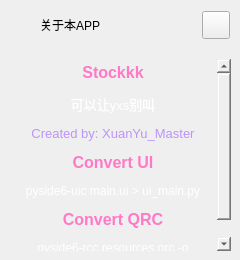
        <widget class="QFrame" name="extraLeftBox">
         <property name="minimumSize">
          <size>
           <width>0</width>
           <height>0</height>
          </size>
         </property>
         <property name="maximumSize">
          <size>
           <width>0</width>
           <height>16777215</height>
          </size>
         </property>
         <property name="frameShape">
          <enum>QFrame::NoFrame</enum>
         </property>
         <property name="frameShadow">
          <enum>QFrame::Raised</enum>
         </property>
         <layout class="QVBoxLayout" name="extraColumLayout">
          <property name="spacing">
           <number>0</number>
          </property>
          <property name="leftMargin">
           <number>0</number>
          </property>
          <property name="topMargin">
           <number>0</number>
          </property>
          <property name="rightMargin">
           <number>0</number>
          </property>
          <property name="bottomMargin">
           <number>0</number>
          </property>
          <item>
           <widget class="QFrame" name="extraTopBg">
            <property name="minimumSize">
             <size>
              <width>0</width>
              <height>50</height>
             </size>
            </property>
            <property name="maximumSize">
             <size>
              <width>16777215</width>
              <height>50</height>
             </size>
            </property>
            <property name="frameShape">
             <enum>QFrame::NoFrame</enum>
            </property>
            <property name="frameShadow">
             <enum>QFrame::Raised</enum>
            </property>
            <layout class="QVBoxLayout" name="verticalLayout_5">
             <property name="spacing">
              <number>0</number>
             </property>
             <property name="leftMargin">
              <number>0</number>
             </property>
             <property name="topMargin">
              <number>0</number>
             </property>
             <property name="rightMargin">
              <number>0</number>
             </property>
             <property name="bottomMargin">
              <number>0</number>
             </property>
             <item>
              <layout class="QGridLayout" name="extraTopLayout">
               <property name="leftMargin">
                <number>10</number>
               </property>
               <property name="rightMargin">
                <number>10</number>
               </property>
               <property name="horizontalSpacing">
                <number>10</number>
               </property>
               <property name="verticalSpacing">
                <number>0</number>
               </property>
               <item row="0" column="0">
                <widget class="QFrame" name="extraIcon">
                 <property name="minimumSize">
                  <size>
                   <width>20</width>
                   <height>0</height>
                  </size>
                 </property>
                 <property name="maximumSize">
                  <size>
                   <width>20</width>
                   <height>20</height>
                  </size>
                 </property>
                 <property name="frameShape">
                  <enum>QFrame::NoFrame</enum>
                 </property>
                 <property name="frameShadow">
                  <enum>QFrame::Raised</enum>
                 </property>
                </widget>
               </item>
               <item row="0" column="1">
                <widget class="QLabel" name="extraLabel">
                 <property name="minimumSize">
                  <size>
                   <width>150</width>
                   <height>0</height>
                  </size>
                 </property>
                 <property name="text">
                  <string>关于本APP</string>
                 </property>
                </widget>
               </item>
               <item row="0" column="2">
                <widget class="QPushButton" name="extraCloseColumnBtn">
                 <property name="minimumSize">
                  <size>
                   <width>28</width>
                   <height>28</height>
                  </size>
                 </property>
                 <property name="maximumSize">
                  <size>
                   <width>28</width>
                   <height>28</height>
                  </size>
                 </property>
                 <property name="cursor">
                  <cursorShape>PointingHandCursor</cursorShape>
                 </property>
                 <property name="toolTip">
                  <string>Close left box</string>
                 </property>
                 <property name="text">
                  <string/>
                 </property>
                 <property name="icon">
                  <iconset>
                   <normaloff>:/icons/images/icons/icon_close.png</normaloff>:/icons/images/icons/icon_close.png</iconset>
                 </property>
                 <property name="iconSize">
                  <size>
                   <width>20</width>
                   <height>20</height>
                  </size>
                 </property>
                </widget>
               </item>
              </layout>
             </item>
            </layout>
           </widget>
          </item>
          <item>
           <widget class="QFrame" name="extraContent">
            <property name="frameShape">
             <enum>QFrame::NoFrame</enum>
            </property>
            <property name="frameShadow">
             <enum>QFrame::Raised</enum>
            </property>
            <layout class="QVBoxLayout" name="verticalLayout_12">
             <property name="spacing">
              <number>0</number>
             </property>
             <property name="leftMargin">
              <number>0</number>
             </property>
             <property name="topMargin">
              <number>0</number>
             </property>
             <property name="rightMargin">
              <number>0</number>
             </property>
             <property name="bottomMargin">
              <number>0</number>
             </property>
             <item>
              <widget class="QFrame" name="extraCenter">
               <property name="frameShape">
                <enum>QFrame::NoFrame</enum>
               </property>
               <property name="frameShadow">
                <enum>QFrame::Raised</enum>
               </property>
               <layout class="QVBoxLayout" name="verticalLayout_10">
                <item>
                 <widget class="QTextEdit" name="textEdit">
                  <property name="minimumSize">
                   <size>
                    <width>222</width>
                    <height>0</height>
                   </size>
                  </property>
                  <property name="styleSheet">
                   <string notr="true">background: transparent;</string>
                  </property>
                  <property name="frameShape">
                   <enum>QFrame::NoFrame</enum>
                  </property>
                  <property name="readOnly">
                   <bool>true</bool>
                  </property>
                  <property name="html">
                   <string>&lt;!DOCTYPE HTML PUBLIC &quot;-//W3C//DTD HTML 4.0//EN&quot; &quot;http://www.w3.org/TR/REC-html40/strict.dtd&quot;&gt;
&lt;html&gt;&lt;head&gt;&lt;meta name=&quot;qrichtext&quot; content=&quot;1&quot; /&gt;&lt;meta charset=&quot;utf-8&quot; /&gt;&lt;style type=&quot;text/css&quot;&gt;
p, li { white-space: pre-wrap; }
hr { height: 1px; border-width: 0; }
li.unchecked::marker { content: &quot;\2610&quot;; }
li.checked::marker { content: &quot;\2612&quot;; }
&lt;/style&gt;&lt;/head&gt;&lt;body style=&quot; font-family:'Segoe UI'; font-size:10pt; font-weight:400; font-style:normal;&quot;&gt;
&lt;p align=&quot;center&quot; style=&quot; margin-top:12px; margin-bottom:12px; margin-left:0px; margin-right:0px; -qt-block-indent:0; text-indent:0px;&quot;&gt;&lt;span style=&quot; font-size:12pt; font-weight:600; color:#ff79c6;&quot;&gt;Stockkk&lt;/span&gt;&lt;/p&gt;
&lt;p align=&quot;center&quot; style=&quot; margin-top:12px; margin-bottom:12px; margin-left:0px; margin-right:0px; -qt-block-indent:0; text-indent:0px;&quot;&gt;&lt;span style=&quot; color:#ffffff;&quot;&gt;可以让yxs别叫&lt;/span&gt;&lt;/p&gt;
&lt;p align=&quot;center&quot; style=&quot; margin-top:12px; margin-bottom:12px; margin-left:0px; margin-right:0px; -qt-block-indent:0; text-indent:0px;&quot;&gt;&lt;span style=&quot; color:#bd93f9;&quot;&gt;Created by: XuanYu_Master&lt;/span&gt;&lt;/p&gt;
&lt;p align=&quot;center&quot; style=&quot; margin-top:12px; margin-bottom:12px; margin-left:0px; margin-right:0px; -qt-block-indent:0; text-indent:0px;&quot;&gt;&lt;span style=&quot; font-size:12pt; font-weight:600; color:#ff79c6;&quot;&gt;Convert UI&lt;/span&gt;&lt;/p&gt;
&lt;p align=&quot;center&quot; style=&quot; margin-top:12px; margin-bottom:12px; margin-left:0px; margin-right:0px; -qt-block-indent:0; text-indent:0px;&quot;&gt;&lt;span style=&quot; font-size:9pt; color:#ffffff;&quot;&gt;pyside6-uic main.ui &amp;gt; ui_main.py&lt;/span&gt;&lt;/p&gt;
&lt;p align=&quot;center&quot; style=&quot; margin-top:12px; margin-bottom:12px; margin-left:0px; margin-right:0px; -qt-block-indent:0; text-indent:0px;&quot;&gt;&lt;span style=&quot; font-size:12pt; font-weight:600; color:#ff79c6;&quot;&gt;Convert QRC&lt;/span&gt;&lt;/p&gt;
&lt;p align=&quot;center&quot; style=&quot; margin-top:12px; margin-bottom:12px; margin-left:0px; margin-right:0px; -qt-block-indent:0; text-indent:0px;&quot;&gt;&lt;span style=&quot; font-size:9pt; color:#ffffff;&quot;&gt;pyside6-rcc resources.qrc -o resources_rc.py&lt;/span&gt;&lt;/p&gt;&lt;/body&gt;&lt;/html&gt;</string>
                  </property>
                 </widget>
                </item>
               </layout>
              </widget>
             </item>
             <item>
              <widget class="QFrame" name="extraBottom">
               <property name="frameShape">
                <enum>QFrame::NoFrame</enum>
               </property>
               <property name="frameShadow">
                <enum>QFrame::Raised</enum>
               </property>
              </widget>
             </item>
            </layout>
           </widget>
          </item>
         </layout>
        </widget>
